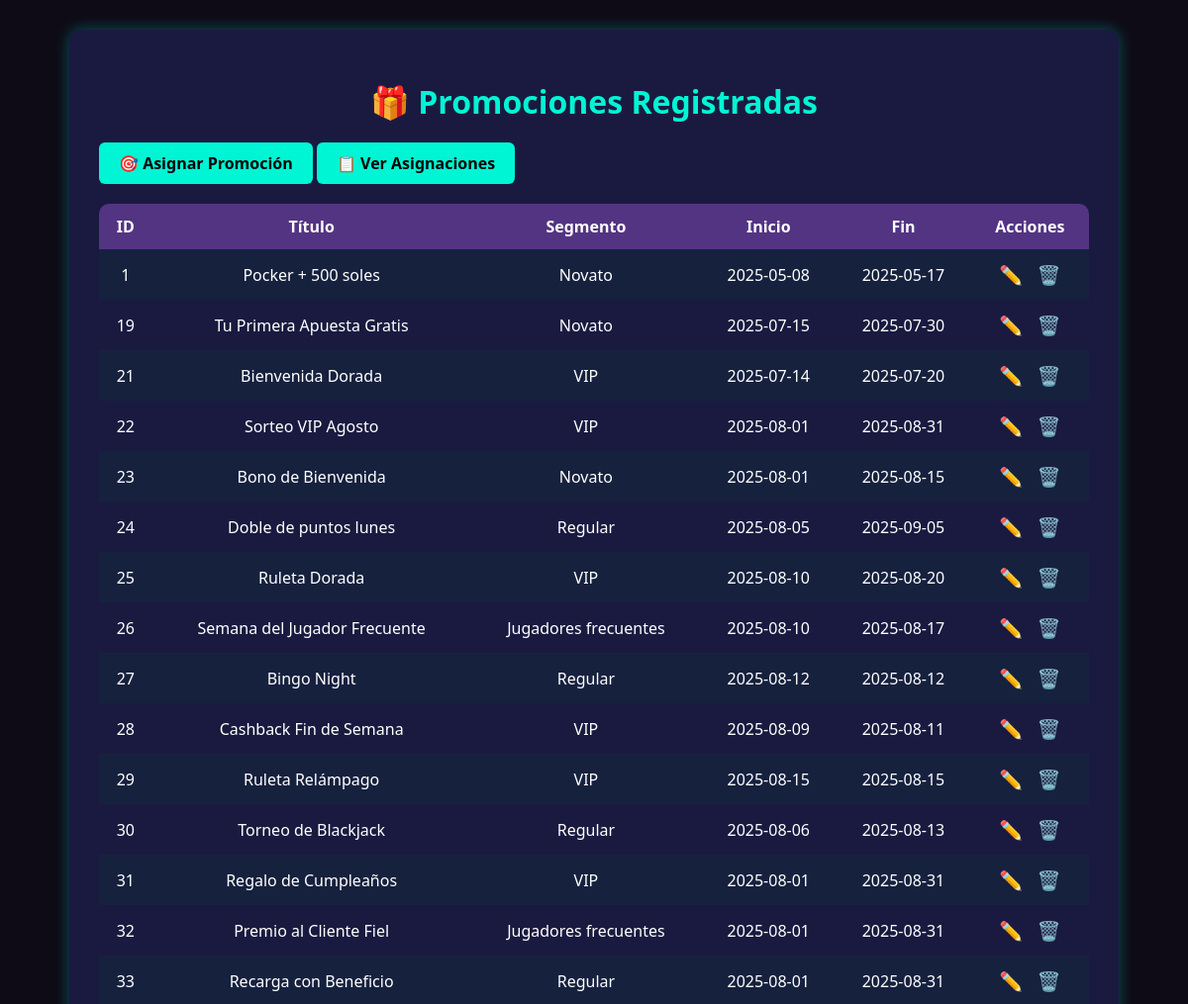
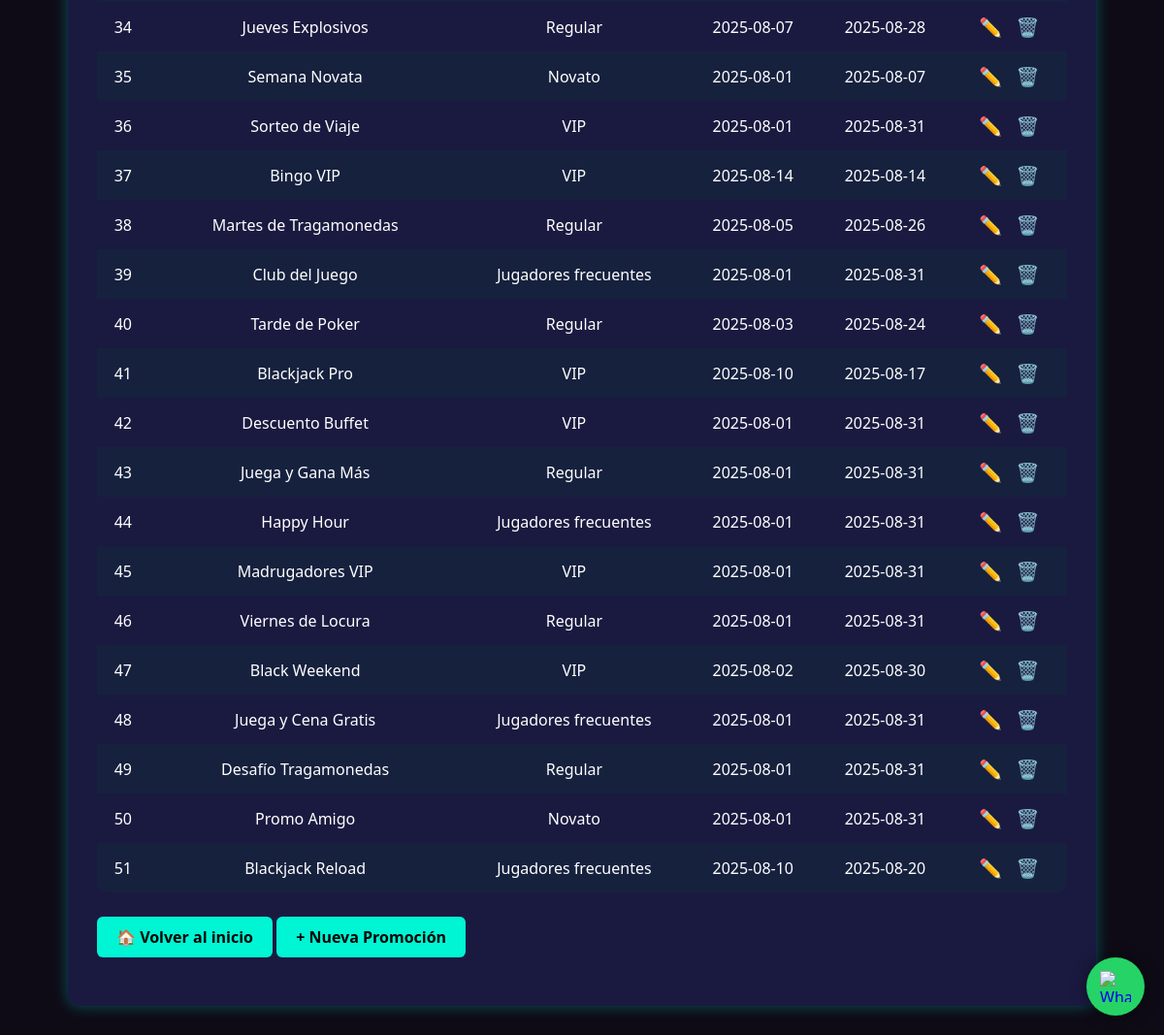
The page /promociones/listar_promociones.php on the database its author committed (2 pictures, top to bottom).
### tables this page shows
CREATE TABLE `promociones` (
  `id` int(11) NOT NULL,
  `titulo` varchar(255) DEFAULT NULL,
  `descripcion` text DEFAULT NULL,
  `fecha_inicio` date DEFAULT NULL,
  `fecha_fin` date DEFAULT NULL,
  `segmento_objetivo` text DEFAULT NULL,
  `estado` varchar(20) DEFAULT 'Activo'
);

### promociones/listar_promociones.php (the view, shortened to what this page needs)
<?php
$conexion = new mysqli("localhost", "root", "", "atlantic_city_db");
$resultado = $conexion->query("SELECT * FROM promociones");
?>
<!DOCTYPE html>
<html lang="es">
<head>
  <link rel="stylesheet" href="../css/estilos_promociones.css">
  <link rel="stylesheet" href="../css/btns.css">
  <link rel="stylesheet" href="../css/footer_sep.css">
</head>
<body>
  <div class="container">
    <h1>🎁 Promociones Registradas</h1>
      <a class="btn-nueva" href="asignar_promocion.php">🎯 Asignar Promoción</a>
      <a class="btn-nueva" href="listar_promociones_clientes.php">📋 Ver Asignaciones</a>
    <table>
      <thead>
        <tr>
          <th>ID</th>
          <th>Título</th>
          <th>Segmento</th>
          <th>Inicio</th>
          <th>Fin</th>
          <th>Acciones</th>
        </tr>
      </thead>
      <tbody>
        <?php while ($fila = $resultado->fetch_assoc()) : ?>
          <tr>
            <td><?= $fila['id'] ?></td>
            <td><?= $fila['titulo'] ?></td>
            <td><?= $fila['segmento_objetivo'] ?></td>
            <td><?= $fila['fecha_inicio'] ?></td>
            <td><?= $fila['fecha_fin'] ?></td>
            <td>
              <a class="editar" href="editar_promocion.php?id=<?= $fila['id'] ?>">✏️</a>
              <a class="eliminar" href="eliminar_promocion.php?id=<?= $fila['id'] ?>" onclick="return confirm('¿Eliminar esta promoción?')">🗑️</a>
            </td>
          </tr>
        <?php endwhile; ?>
      </tbody>
    </table>
    <a class="btn-volver" href="../index.html">🏠 Volver al inicio</a>
    <a class="btn-nueva" href="crear_promocion.html">+ Nueva Promoción</a>
  </div>
<a href="https://wa.me/51921876815" class="wsp-btn" target="_blank" title="Contáctanos por WhatsApp">
      <img src="https://img.icons8.com/color/48/000000/whatsapp.png" alt="WhatsApp">
    </a>
</body>
</html>

### css/estilos_promociones.css (style rules this page uses)
body { font-family: 'Segoe UI', sans-serif; background: #0e0b16; color: #ffffff; margin: 0; padding: 30px; }
.container { max-width: 1000px; margin: auto; background: #1a1a40; padding: 30px; border-radius: 12px; box-shadow: 0 0 15px rgba(0, 255, 255, 0.3); }
h1 { text-align: center; color: #00f5d4; margin-bottom: 20px; }
.btn-nueva { display: inline-block; background: #00f5d4; color: #000; padding: 10px 20px; border-radius: 6px; text-decoration: none; font-weight: bold; margin-bottom: 20px; }
table { width: 100%; border-collapse: collapse; background: #16213e; border-radius: 10px; overflow: hidden; }
thead { background: #533483; }
th, td { padding: 12px; text-align: center; }
tr:nth-child(even) { background-color: #1a1a40; }
a.editar { color: #ffe227; margin-right: 10px; text-decoration: none; font-size: 1.2em; }
a.eliminar { color: #ff4c4c; text-decoration: none; font-size: 1.2em; }
.btn-volver { display: inline-block; margin-top: 25px; background-color: #00f5d4; color: #000; padding: 10px 20px; text-decoration: none; border-radius: 6px; font-weight: bold; transition: background 0.3s ease; }

### css/footer_sep.css (style rules this page uses)
.wsp-btn { position: fixed; bottom: 20px; right: 20px; z-index: 999; width: 60px; height: 60px; background-color: #25D366; border-radius: 50%; display: flex; align-items: center; justify-content: center; box-shadow: 0 0 15px rgba(0,0,0,0.5); transition: transform 0.3s ease; }
.wsp-btn img { width: 32px; height: 32px; }

### rows shown on the page
promociones: id "1", titulo "Pocker + 500 soles", segmento_objetivo "Novato", fecha_inicio "2025-05-08", fecha_fin "2025-05-17"
promociones: id "19", titulo "Tu Primera Apuesta Gratis", segmento_objetivo "Novato", fecha_inicio "2025-07-15", fecha_fin "2025-07-30"
promociones: id "21", titulo "Bienvenida Dorada", segmento_objetivo "VIP", fecha_inicio "2025-07-14", fecha_fin "2025-07-20"
promociones: id "22", titulo "Sorteo VIP Agosto", segmento_objetivo "VIP", fecha_inicio "2025-08-01", fecha_fin "2025-08-31"
promociones: id "23", titulo "Bono de Bienvenida", segmento_objetivo "Novato", fecha_inicio "2025-08-01", fecha_fin "2025-08-15"
promociones: id "24", titulo "Doble de puntos lunes", segmento_objetivo "Regular", fecha_inicio "2025-08-05", fecha_fin "2025-09-05"
promociones: id "25", titulo "Ruleta Dorada", segmento_objetivo "VIP", fecha_inicio "2025-08-10", fecha_fin "2025-08-20"
promociones: id "26", titulo "Semana del Jugador Frecuente", segmento_objetivo "Jugadores frecuentes", fecha_inicio "2025-08-10", fecha_fin "2025-08-17"
promociones: id "27", titulo "Bingo Night", segmento_objetivo "Regular", fecha_inicio "2025-08-12", fecha_fin "2025-08-12"
promociones: id "28", titulo "Cashback Fin de Semana", segmento_objetivo "VIP", fecha_inicio "2025-08-09", fecha_fin "2025-08-11"
promociones: id "29", titulo "Ruleta Relámpago", segmento_objetivo "VIP", fecha_inicio "2025-08-15", fecha_fin "2025-08-15"
promociones: id "30", titulo "Torneo de Blackjack", segmento_objetivo "Regular", fecha_inicio "2025-08-06", fecha_fin "2025-08-13"
promociones: id "31", titulo "Regalo de Cumpleaños", segmento_objetivo "VIP", fecha_inicio "2025-08-01", fecha_fin "2025-08-31"
promociones: id "32", titulo "Premio al Cliente Fiel", segmento_objetivo "Jugadores frecuentes", fecha_inicio "2025-08-01", fecha_fin "2025-08-31"
promociones: id "33", titulo "Recarga con Beneficio", segmento_objetivo "Regular", fecha_inicio "2025-08-01", fecha_fin "2025-08-31"
promociones: id "34", titulo "Jueves Explosivos", segmento_objetivo "Regular", fecha_inicio "2025-08-07", fecha_fin "2025-08-28"
promociones: id "35", titulo "Semana Novata", segmento_objetivo "Novato", fecha_inicio "2025-08-01", fecha_fin "2025-08-07"
promociones: id "36", titulo "Sorteo de Viaje", segmento_objetivo "VIP", fecha_inicio "2025-08-01", fecha_fin "2025-08-31"
promociones: id "37", titulo "Bingo VIP", segmento_objetivo "VIP", fecha_inicio "2025-08-14", fecha_fin "2025-08-14"
promociones: id "38", titulo "Martes de Tragamonedas", segmento_objetivo "Regular", fecha_inicio "2025-08-05", fecha_fin "2025-08-26"
promociones: id "39", titulo "Club del Juego", segmento_objetivo "Jugadores frecuentes", fecha_inicio "2025-08-01", fecha_fin "2025-08-31"
promociones: id "40", titulo "Tarde de Poker", segmento_objetivo "Regular", fecha_inicio "2025-08-03", fecha_fin "2025-08-24"
promociones: id "41", titulo "Blackjack Pro", segmento_objetivo "VIP", fecha_inicio "2025-08-10", fecha_fin "2025-08-17"
promociones: id "42", titulo "Descuento Buffet", segmento_objetivo "VIP", fecha_inicio "2025-08-01", fecha_fin "2025-08-31"
promociones: id "43", titulo "Juega y Gana Más", segmento_objetivo "Regular", fecha_inicio "2025-08-01", fecha_fin "2025-08-31"
promociones: id "44", titulo "Happy Hour", segmento_objetivo "Jugadores frecuentes", fecha_inicio "2025-08-01", fecha_fin "2025-08-31"
promociones: id "45", titulo "Madrugadores VIP", segmento_objetivo "VIP", fecha_inicio "2025-08-01", fecha_fin "2025-08-31"
promociones: id "46", titulo "Viernes de Locura", segmento_objetivo "Regular", fecha_inicio "2025-08-01", fecha_fin "2025-08-31"
promociones: id "47", titulo "Black Weekend", segmento_objetivo "VIP", fecha_inicio "2025-08-02", fecha_fin "2025-08-30"
promociones: id "48", titulo "Juega y Cena Gratis", segmento_objetivo "Jugadores frecuentes", fecha_inicio "2025-08-01", fecha_fin "2025-08-31"
promociones: id "49", titulo "Desafío Tragamonedas", segmento_objetivo "Regular", fecha_inicio "2025-08-01", fecha_fin "2025-08-31"
promociones: id "50", titulo "Promo Amigo", segmento_objetivo "Novato", fecha_inicio "2025-08-01", fecha_fin "2025-08-31"
promociones: id "51", titulo "Blackjack Reload", segmento_objetivo "Jugadores frecuentes", fecha_inicio "2025-08-10", fecha_fin "2025-08-20"
